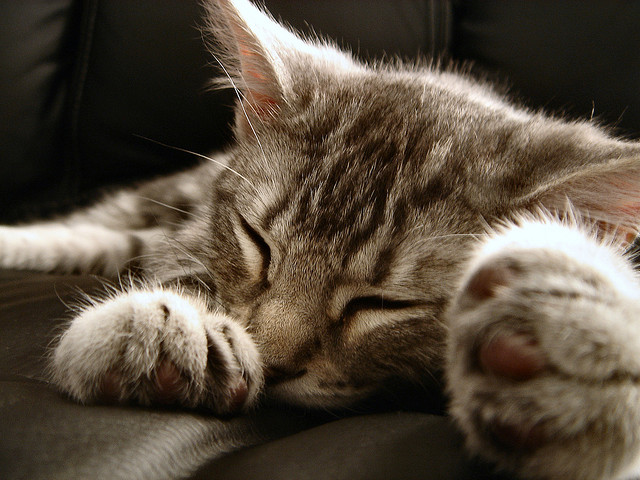
#> input picture chat.jpg, 640 x 480 px
$ jupyter execute clustering.ipynb   (shell and % lines are left out)   (older library calls are emulated)
#> lines starting #> are read from the running program, lines starting #| are printed output that depends on the picture
[cell 1]
import numpy as np
import cv2
from sklearn.cluster import KMeans
from sklearn.cluster import MiniBatchKMeans
import skimage.io
import matplotlib.pyplot as plt

image = cv2.imread('chat.jpg')
#> image is the input picture: shape (480, 640, 3); mean B, G, R 60.8, 75, 86.7
(h1, w1) = image.shape[:2]
#> h1 = 480; w1 = 640

image = cv2.cvtColor(image, cv2.COLOR_BGR2LAB)
#> image: shape (480, 640, 3); mean of channels 0, 1, 2 79.9, 130.7, 138

image = image.reshape((image.shape[0] * image.shape[1], 3))

clt = KMeans(n_clusters = 4)

labels = clt.fit_predict(image)
quant = clt.cluster_centers_.astype("uint8")[labels]

#reshape the feature vectors to images
quant = quant.reshape((h1, w1, 3))
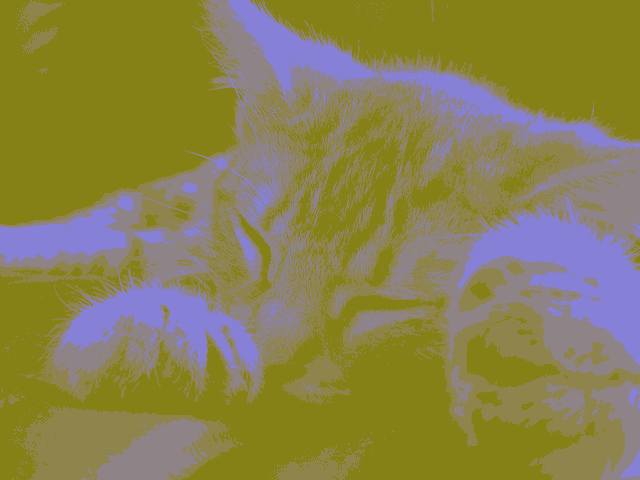
#> quant: shape (480, 640, 3); mean of channels 0, 1, 2 79.1, 130.1, 137.8; drawn as B, G, R
image = image.reshape((h1, w1, 3))

# convert from L*a*b* to RGB
quant = cv2.cvtColor(quant, cv2.COLOR_LAB2BGR)
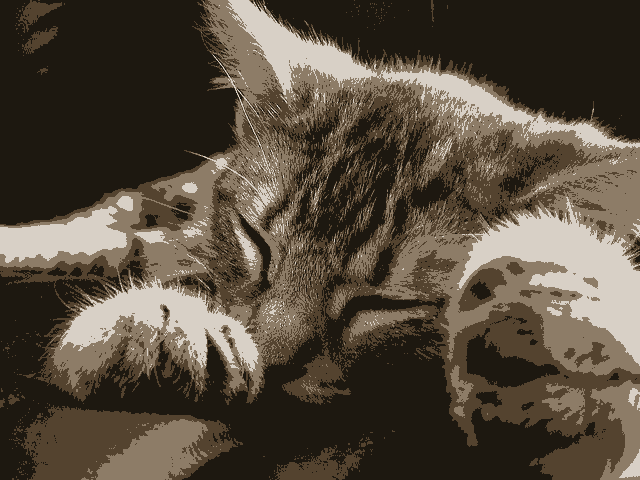
#> quant: shape (480, 640, 3); mean B, G, R 61.2, 74.9, 85.5
image = cv2.cvtColor(image, cv2.COLOR_LAB2BGR)

cv2.imwrite('chat4.jpeg', quant)
plt.imshow(image)

cv2.imread('chat4.jpeg')
cv2.waitKey(0)
cv2.destroyAllWindows()

[cell 2]
import skimage.io
import matplotlib.pyplot as plt
img_path="chat.jpg"
img = skimage.io.imread(img_path)/255.0

def plotnoise(img, mode, r, c, i):
#> called with mode = 'gaussian', r = 4, c = 2, i = 1
    plt.subplot(r,c,i)
    if mode is not None:
        gimg = skimage.util.random_noise(img, mode=mode)
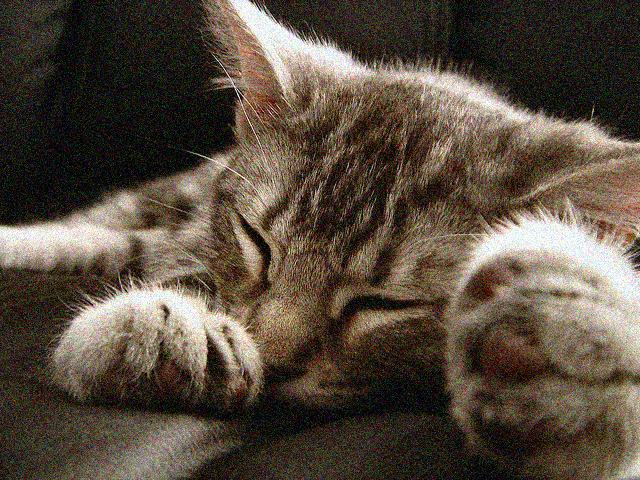
#> gimg: shape (480, 640, 3) float64; mean R, G, B 0.344, 0.299, 0.246
        plt.imshow(gimg)
    else:
        plt.imshow(img)
    plt.title(mode)
    plt.axis("off")

plt.figure(figsize=(18,24))
r=4
c=2
plotnoise(img, "gaussian", r,c,1)
plotnoise(img, "localvar", r,c,2)
#> call 2 of plotnoise, with mode = 'localvar', r = 4, c = 2, i = 2
#> in plotnoise (call 2), `gimg = skimage.util.random_noise(img, mode=mode)`:
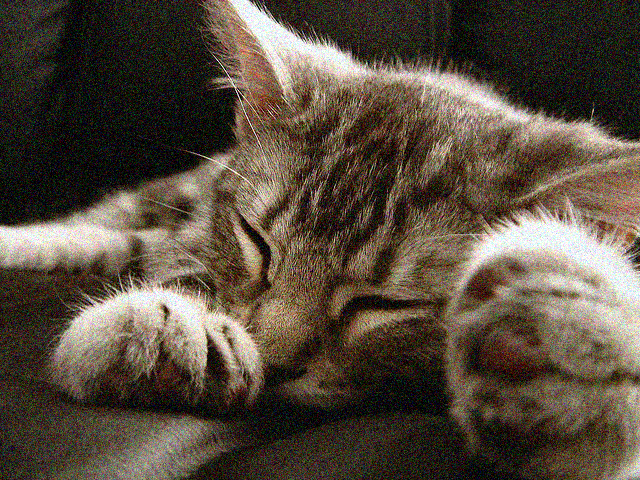
#> gimg: shape (480, 640, 3) float64; mean R, G, B 0.344, 0.299, 0.247
plotnoise(img, "poisson", r,c,3)
plotnoise(img, "salt", r,c,4)
#> call 4 of plotnoise, with mode = 'salt', r = 4, c = 2, i = 4
#> in plotnoise (call 4), `gimg = skimage.util.random_noise(img, mode=mode)`:
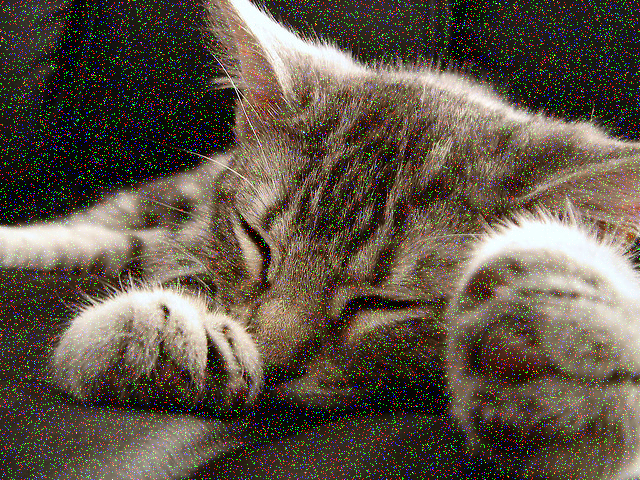
#> gimg: shape (480, 640, 3) float64; mean R, G, B 0.373, 0.33, 0.277
plotnoise(img, "pepper", r,c,5)
#> in plotnoise (call 5), `gimg = skimage.util.random_noise(img, mode=mode)`:
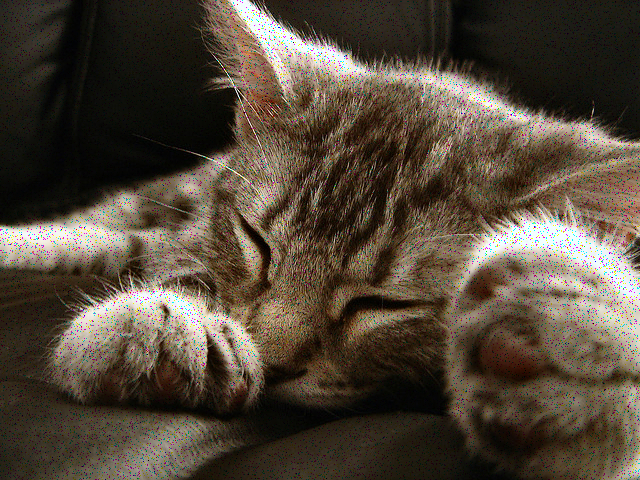
#> gimg: shape (480, 640, 3) float64; mean R, G, B 0.323, 0.28, 0.226
plotnoise(img, "s&p", r,c,6)
#> in plotnoise (call 6), `gimg = skimage.util.random_noise(img, mode=mode)`:
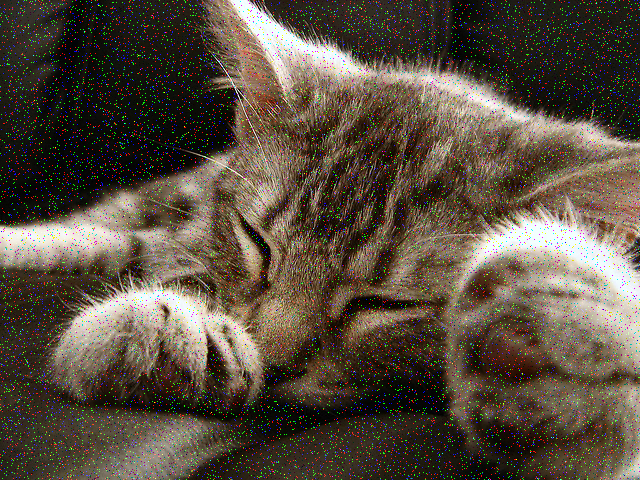
#> gimg: shape (480, 640, 3) float64; mean R, G, B 0.348, 0.305, 0.252
plotnoise(img, "speckle", r,c,7)
plotnoise(img, None, r,c,8)
plt.show()

[cell 3]
from skimage.restoration import denoise_tv_chambolle
import skimage.io
import matplotlib.pyplot as plt
# Apply total variation filter denoising
img_path="chat.jpg"
img = skimage.io.imread(img_path)/255.0

def plotnoise(img, mode, r, c, i):
#> called with mode = 'salt', r = 4, c = 2, i = 3
    plt.subplot(r,c,i)
    if mode is not None:
        gimg = skimage.util.random_noise(img, mode=mode)
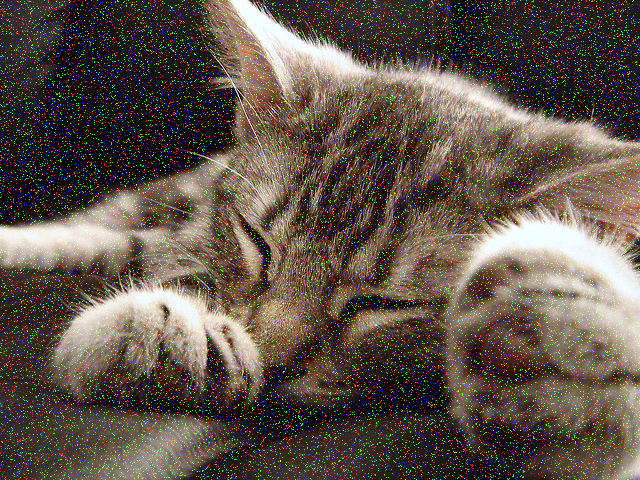
#> gimg: shape (480, 640, 3) float64; mean R, G, B 0.373, 0.33, 0.277
        plt.imshow(gimg)
    else:
        plt.imshow(img)
    plt.title(mode)
    plt.axis("off")

plt.figure(figsize=(18,24))
r=4
c=2
plotnoise(img, "salt", r,c,3)
plt.show()
denoised_image = denoise_tv_chambolle(img,
weight=0.1,
multichannel=True)
# Show denoised image
#plt.imshow(img)
plt.imshow(denoised_image)
